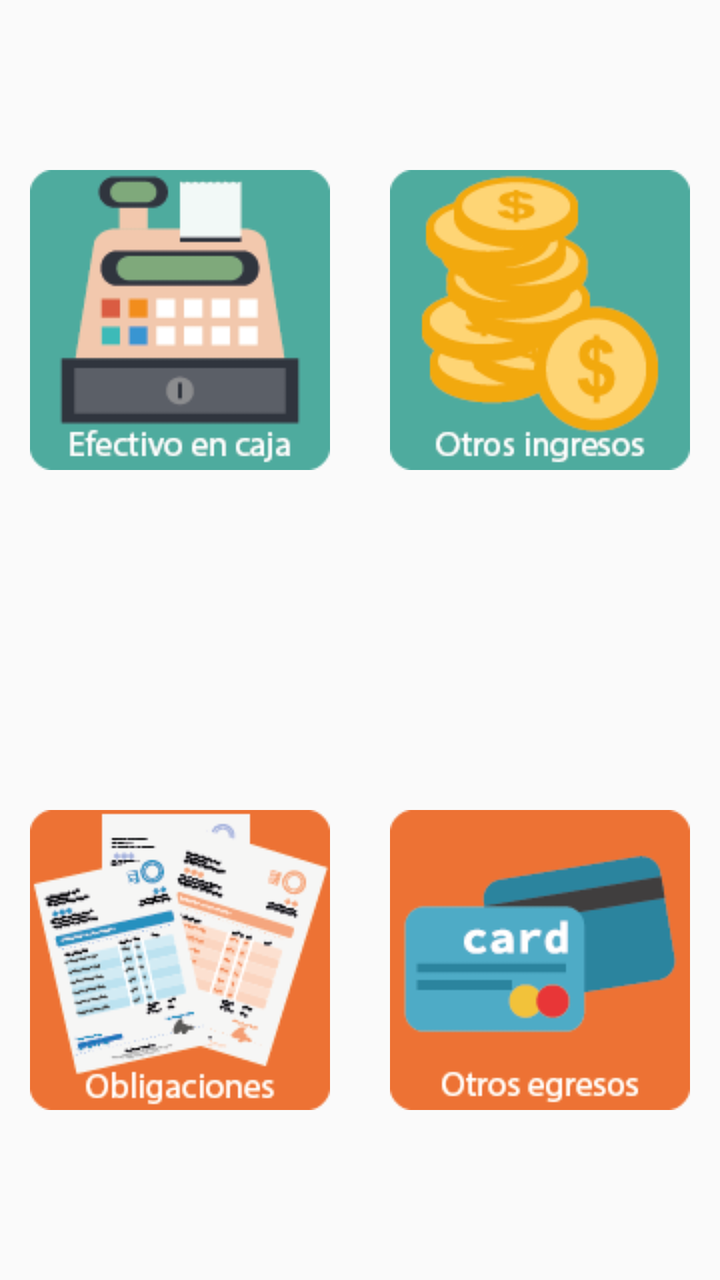
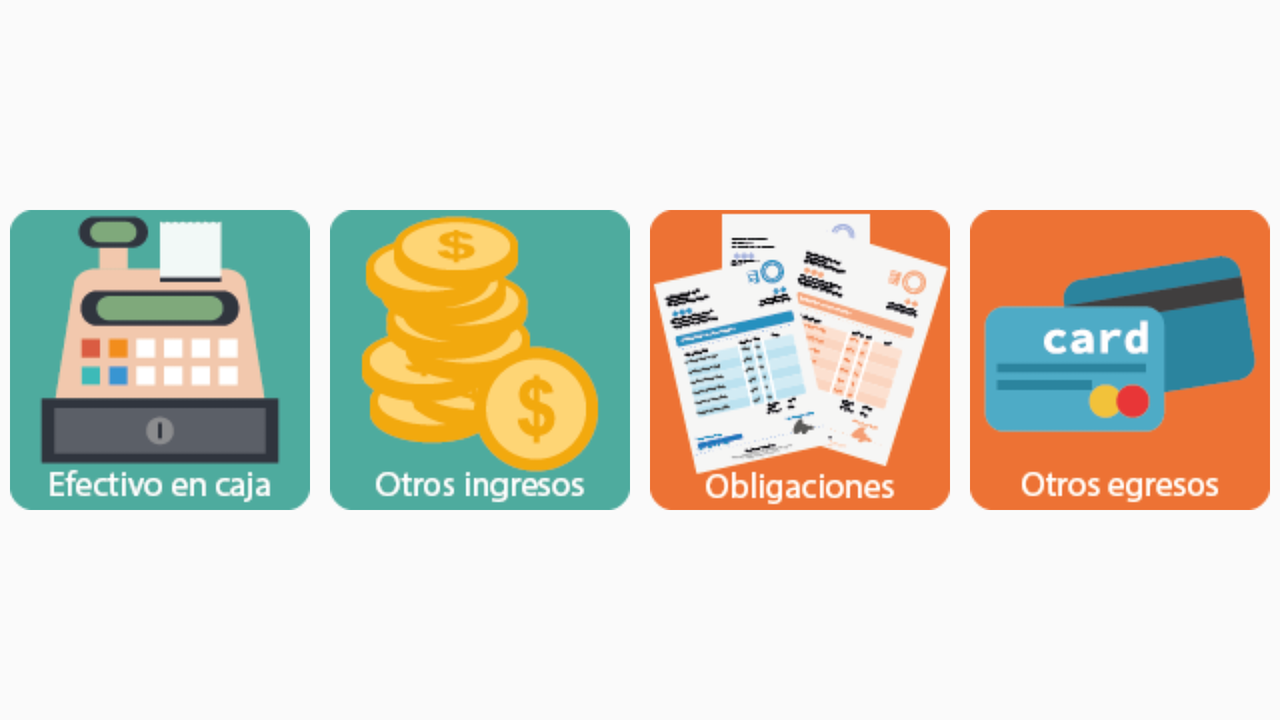

One screen, two layout resources from the same app: the default and the repository's alternative for another configuration. Each is rendered where Android would select it; the XML of both is given below.
<!-- AndroidManifest.xml: application theme AppTheme -->
<!-- res/layout/activity_gestion_caja.xml -->
<?xml version="1.0" encoding="utf-8"?>
<TableLayout xmlns:android="http://schemas.android.com/apk/res/android"
    xmlns:tools="http://schemas.android.com/tools"
    android:layout_width="match_parent"
    android:layout_height="match_parent"
    tools:context="com.desarrollandoapps.senamarket.MainActivity">

    <TableRow android:layout_width="match_parent"
        android:gravity="center_vertical|center_horizontal"
        android:orientation="vertical"
        android:baselineAligned="false"
        android:layout_weight="1"
        android:layout_height="wrap_content">
    <ImageButton
        android:id="@+id/btnEfectivoEnCaja"
        android:layout_width="match_parent"
        android:src="@drawable/efectivo_en_caja"
        android:onClick="abrirEfectivoEnCaja"
        android:background="#00ffffff"
        android:layout_gravity="center"
        android:layout_weight="0.5" />
    <ImageButton
        android:id="@+id/btnOtrosIngresos"
        android:src="@drawable/otros_ingresos"
        android:background="#00ffffff"
        android:layout_width="match_parent"
        android:layout_gravity="center"
        android:layout_weight="0.5"
        android:onClick="abrirOtrosIngresos" />
    </TableRow>

    <TableRow android:layout_width="match_parent"
        android:gravity="center_vertical|center_horizontal"
        android:orientation="vertical"
        android:layout_weight="1"
        android:layout_height="wrap_content">
    <ImageButton
        android:id="@+id/btnEgresosNegocio"
        android:background="#00ffffff"
        android:layout_width="match_parent"
        android:layout_gravity="center"
        android:layout_weight="0.5"
        android:src="@drawable/obligaciones"
        android:onClick="abrirObligaciones" />
        <ImageButton
        android:id="@+id/btnOtrosEgresos"
        android:src="@drawable/otros_egresos"
        android:background="#00ffffff"
        android:layout_width="match_parent"
            android:layout_gravity="center"
            android:layout_weight="0.5"
            android:onClick="abrirOtrasObligaciones" />
    </TableRow>

</TableLayout>
<!-- resources referenced by this layout -->
<resources>
  <!-- drawable efectivo_en_caja: png bitmap (drawable, 4856 bytes) -->
  <!-- drawable obligaciones: png bitmap (drawable, 16810 bytes) -->
  <!-- drawable otros_egresos: png bitmap (drawable, 4880 bytes) -->
  <!-- drawable otros_ingresos: png bitmap (drawable, 9249 bytes) -->
  <style name="AppTheme" parent="Theme.AppCompat.Light.DarkActionBar">
          
          <item name="colorPrimary">@color/colorPrimary</item>
          <item name="colorPrimaryDark">@color/colorPrimaryDark</item>
          <item name="colorAccent">@color/colorAccent</item>
  
          
          <item name="android:spinnerItemStyle">
              @style/spinnerItemStyle
          </item>
  
          
  
      </style>
  <color name="colorPrimary">#59B548</color>
  <color name="colorPrimaryDark">#238276</color>
  <color name="colorAccent">#fc7323</color>
  <style name="spinnerItemStyle">
          <item name="android:padding">10dp</item>
          <item name="android:textSize">20sp</item>
          <item name="android:textColor">#2E2EFE</item>
      </style>
</resources>
<!-- res/layout-land/activity_gestion_caja.xml (the repository's variant of the layout above) -->
<!-- drawn on the phone turned sideways -->
<?xml version="1.0" encoding="utf-8"?>
<TableLayout xmlns:android="http://schemas.android.com/apk/res/android"
    xmlns:tools="http://schemas.android.com/tools"
    android:layout_width="match_parent"
    android:layout_height="match_parent"
    tools:context="com.desarrollandoapps.senamarket.MainActivity">

    <TableRow android:layout_width="fill_parent"
        android:layout_weight="1"
        android:gravity="center">
        <ImageButton
            android:id="@+id/btnEfectivoEnCaja"
            android:src="@drawable/efectivo_en_caja"
            android:onClick="abrirEfectivoEnCaja"
            android:background="#00ffffff"
            android:layout_weight="1" />

        <ImageButton
            android:id="@+id/btnOtrosIngresos"
            android:src="@drawable/otros_ingresos"
            android:background="#00ffffff"
            android:layout_weight="1"
            android:onClick="abrirOtrosIngresos" />

        <ImageButton
            android:id="@+id/btnEgresosNegocio"
            android:src="@drawable/obligaciones"
            android:background="#00ffffff"
            android:layout_weight="1"
            android:onClick="abrirObligaciones" />

        <ImageButton
            android:id="@+id/btnOtrosEgresos"
            android:src="@drawable/otros_egresos"
            android:background="#00ffffff"
            android:layout_weight="1"
            android:onClick="abrirOtrasObligaciones" />
    </TableRow>
</TableLayout>
